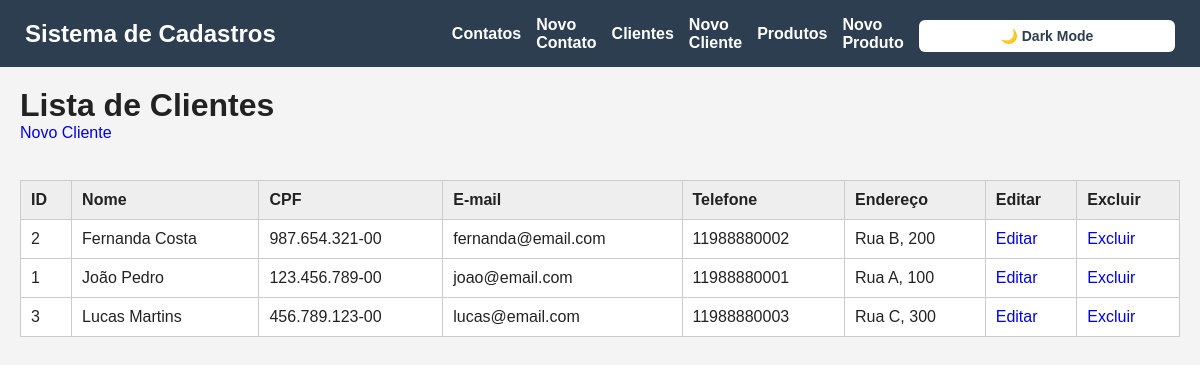
The page /clientes.php on the database its author committed.
### tables this page shows
CREATE TABLE clientes (
    id INT AUTO_INCREMENT PRIMARY KEY,
    nome VARCHAR(100) NOT NULL,
    cpf VARCHAR(14) NOT NULL UNIQUE,
    email VARCHAR(100) NOT NULL,
    telefone VARCHAR(14) NOT NULL,
    endereco VARCHAR(255) NOT NULL,
    created_at TIMESTAMP DEFAULT CURRENT_TIMESTAMP
);

### funcoes_clientes.php (the view, shortened to what this page needs)
<?php
function obterClientes(PDO $pdo): array {
    $stmt = $pdo->query(
        'SELECT * FROM clientes ORDER BY nome'
    );
    return $stmt->fetchAll();
}
function exibirTabelaClientes(array $clientes): void {
    echo "<table border='1' cellpadding='10'>";
    echo "
        <thead>
            <tr>
                <th>ID</th>
                <th>Nome</th>
                <th>CPF</th>
                <th>E-mail</th>
                <th>Telefone</th>
                <th>Endereço</th>
                <th>Editar</th>
                <th>Excluir</th>
            </tr>
        </thead>
    ";
    echo "<tbody>";
    foreach ($clientes as $cliente) {
        $id = htmlspecialchars($cliente['id']);
        $nome = htmlspecialchars($cliente['nome']);
        $cpf = htmlspecialchars($cliente['cpf']);
        $email = htmlspecialchars($cliente['email']);
        $telefone = htmlspecialchars($cliente['telefone']);
        $endereco = htmlspecialchars($cliente['endereco']);
        echo "
            <tr>
                <td>$id</td>
                <td>$nome</td>
                <td>$cpf</td>
                <td>$email</td>
                <td>$telefone</td>
                <td>$endereco</td>
                <td>
                    <a href='editar_cliente.php?id=$id'>
                        Editar
                    </a>
                </td>
                <td>
                    <a href='excluir_cliente.php?id=$id'>
                        Excluir
                    </a>
                </td>
            </tr>
        ";
    }
    echo "</tbody>";
    echo "</table>";
}
?>

### cabecalho.php (style rules this page uses)
* { margin: 0; padding: 0; box-sizing: border-box; }
body { font-family: Arial, sans-serif; background-color: #f4f4f4; color: #222; transition: 0.3s; }
table { border-collapse: collapse; width: 100%; margin-top: 20px; background: white; }
th, td { border: 1px solid #ccc; padding: 10px; text-align: left; }
th { background-color: #eee; }
a { text-decoration: none; }

### rows shown on the page
clientes: id "2", nome "Fernanda Costa", cpf "987.654.321-00", email "fernanda@email.com", telefone "11988880002", endereco "Rua B, 200"
clientes: id "1", nome "João Pedro", cpf "123.456.789-00", email "joao@email.com", telefone "11988880001", endereco "Rua A, 100"
clientes: id "3", nome "Lucas Martins", cpf "456.789.123-00", email "lucas@email.com", telefone "11988880003", endereco "Rua C, 300"
